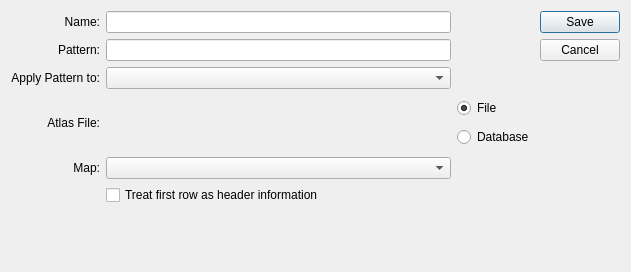
<?xml version="1.0" encoding="UTF-8"?>
<ui version="4.0">
 <comment>This file is part of the xTuple ERP: PostBooks Edition, a free and
open source Enterprise Resource Planning software suite,
Copyright (c) 1999-2018 by OpenMFG LLC, d/b/a xTuple.
It is licensed to you under the Common Public Attribution License
version 1.0, the full text of which (including xTuple-specific Exhibits)
is available at www.xtuple.com/CPAL.  By using this software, you agree
to be bound by its terms.</comment>
 <class>atlasMap</class>
 <widget class="QDialog" name="atlasMap">
  <property name="geometry">
   <rect>
    <x>0</x>
    <y>0</y>
    <width>631</width>
    <height>272</height>
   </rect>
  </property>
  <property name="windowTitle">
   <string>CSV File to Atlas Map</string>
  </property>
  <layout class="QHBoxLayout">
   <item>
    <layout class="QGridLayout" name="_fieldsLayout">
     <item row="4" column="1">
      <widget class="QStackedWidget" name="_atlasStack">
       <property name="currentIndex">
        <number>0</number>
       </property>
       <widget class="QWidget" name="page_file">
        <layout class="QHBoxLayout" name="horizontalLayout_2">
         <item>
          <widget class="FileCluster" name="_atlasFile"/>
         </item>
        </layout>
       </widget>
       <widget class="QWidget" name="page_db">
        <layout class="QHBoxLayout" name="horizontalLayout">
         <item>
          <widget class="XComboBox" name="_atlasDb"/>
         </item>
        </layout>
       </widget>
      </widget>
     </item>
     <item row="7" column="0">
      <spacer name="_fieldsSpacer">
       <property name="orientation">
        <enum>Qt::Vertical</enum>
       </property>
       <property name="sizeHint" stdset="0">
        <size>
         <width>20</width>
         <height>0</height>
        </size>
       </property>
      </spacer>
     </item>
     <item row="1" column="0">
      <widget class="QLabel" name="_nameLit">
       <property name="text">
        <string>Name:</string>
       </property>
       <property name="alignment">
        <set>Qt::AlignRight|Qt::AlignTrailing|Qt::AlignVCenter</set>
       </property>
      </widget>
     </item>
     <item row="5" column="0">
      <widget class="QLabel" name="_mapLit">
       <property name="text">
        <string>Map:</string>
       </property>
       <property name="alignment">
        <set>Qt::AlignRight|Qt::AlignTrailing|Qt::AlignVCenter</set>
       </property>
      </widget>
     </item>
     <item row="2" column="0">
      <widget class="QLabel" name="_filterLit">
       <property name="text">
        <string>Pattern:</string>
       </property>
       <property name="alignment">
        <set>Qt::AlignRight|Qt::AlignTrailing|Qt::AlignVCenter</set>
       </property>
      </widget>
     </item>
     <item row="1" column="1">
      <widget class="QLineEdit" name="_name"/>
     </item>
     <item row="3" column="1">
      <widget class="XComboBox" name="_filtertype">
       <property name="allowNull">
        <bool>true</bool>
       </property>
       <property name="nullStr">
        <string>[ Select how to apply the Pattern ]</string>
       </property>
      </widget>
     </item>
     <item row="2" column="1">
      <widget class="QLineEdit" name="_filter"/>
     </item>
     <item row="4" column="0">
      <widget class="QLabel" name="_atlasLit">
       <property name="text">
        <string>Atlas File:</string>
       </property>
       <property name="alignment">
        <set>Qt::AlignRight|Qt::AlignTrailing|Qt::AlignVCenter</set>
       </property>
      </widget>
     </item>
     <item row="3" column="0">
      <widget class="QLabel" name="_filterTypeLit">
       <property name="text">
        <string>Apply Pattern to:</string>
       </property>
       <property name="alignment">
        <set>Qt::AlignRight|Qt::AlignTrailing|Qt::AlignVCenter</set>
       </property>
      </widget>
     </item>
     <item row="5" column="1">
      <widget class="XComboBox" name="_map">
       <property name="allowNull">
        <bool>true</bool>
       </property>
       <property name="nullStr">
        <string>[ Select a Map from the Atlas ]</string>
       </property>
      </widget>
     </item>
     <item row="6" column="1">
      <widget class="XCheckBox" name="_firstLine">
       <property name="text">
        <string>Treat first row as header information</string>
       </property>
       <property name="forgetful">
        <bool>true</bool>
       </property>
      </widget>
     </item>
     <item row="4" column="2">
      <layout class="QVBoxLayout" name="verticalLayout">
       <item>
        <widget class="QRadioButton" name="_fileSelect">
         <property name="text">
          <string>File</string>
         </property>
         <property name="checked">
          <bool>true</bool>
         </property>
        </widget>
       </item>
       <item>
        <widget class="QRadioButton" name="_dbSelect">
         <property name="text">
          <string>Database</string>
         </property>
        </widget>
       </item>
      </layout>
     </item>
    </layout>
   </item>
   <item>
    <widget class="QDialogButtonBox" name="_buttonBox">
     <property name="orientation">
      <enum>Qt::Vertical</enum>
     </property>
     <property name="standardButtons">
      <set>QDialogButtonBox::Cancel|QDialogButtonBox::Save</set>
     </property>
    </widget>
   </item>
  </layout>
 </widget>
 <customwidgets>
  <customwidget>
   <class>FileCluster</class>
   <extends>QWidget</extends>
   <header>filecluster.h</header>
  </customwidget>
  <customwidget>
   <class>XCheckBox</class>
   <extends>QCheckBox</extends>
   <header>xcheckbox.h</header>
  </customwidget>
  <customwidget>
   <class>XComboBox</class>
   <extends>QComboBox</extends>
   <header>xcombobox.h</header>
  </customwidget>
 </customwidgets>
 <tabstops>
  <tabstop>_name</tabstop>
  <tabstop>_filter</tabstop>
  <tabstop>_filtertype</tabstop>
  <tabstop>_map</tabstop>
  <tabstop>_firstLine</tabstop>
 </tabstops>
 <resources/>
 <connections/>
</ui>
